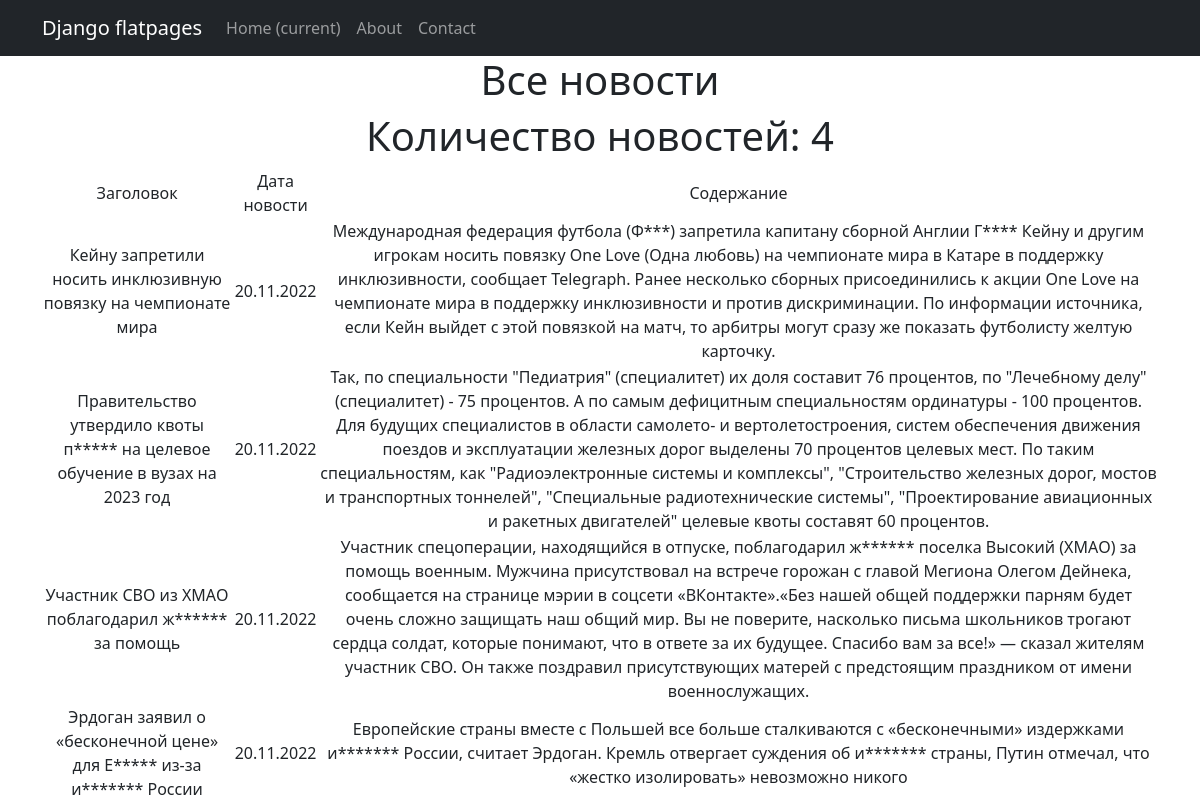
The page /news/ on the database as committed earlier.
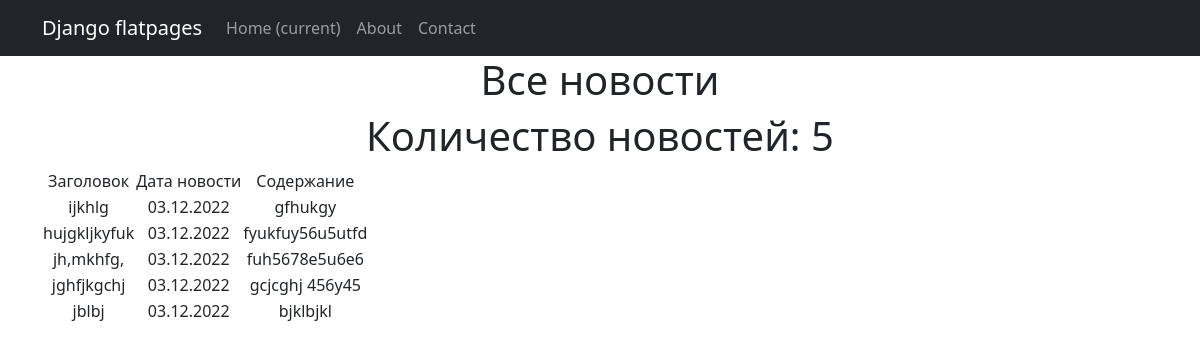
The same page on the database as committed later.
### D5/models.py (models this page shows, shortened)
class Post(models.Model):
    news = 'nws'
    article = 'art'
    change = [(news, 'Новость'), (article, 'Статья')]
    author_id = models.ForeignKey(Author, on_delete=models.CASCADE)
    changes = models.CharField(choices=change, max_length=3)
    dt_create = models.DateTimeField(auto_now_add=True)
    category_id = models.ManyToManyField(Category, through='PostCategory')
    title = models.CharField(max_length=255)
    text = models.TextField()
    rank_post = models.IntegerField(default=0)

### D5/views.py (the view)
# urls.py: path('', NewsLists.as_view(), name='news'),
class NewsLists(ListView):
    model = Post
    ordering = '-dt_create'
    template_name = 'news.html'
    context_object_name = 'news'
    paginate_by = 5

### D5/templatetags/custom_filters.py (called while the page is built)
@register.filter()
def censor(text):
    for wrd in CENSOR:
        if wrd in text:
            rep_len = '*' * (len(wrd) - 1)
            pref = wrd[0]
            rep = f'{pref}{rep_len}'
            text = text.replace(wrd, rep)
        else:
            continue
    return text

### templates/news.html (shortened to what this page needs)
{% extends 'flatpages/default.html' %}
{% load custom_filters %}
{% block content %}
<h1>Все новости</h1>
{% if news %}
<h1>Количество новостей: {{news|length}}</h1>
<table>
    <tr>
        <td>Заголовок</td>
        <td>Дата новости</td>
        <td>Содержание</td>
    </tr>
    {% for new1 in news %}
    <tr>
        <td>{{ new1.title|censor }}</td>
        <td>{{ new1.dt_create|date:'d.m.Y' }}</td>
        <td>{{ new1.text|censor }}</td>
    </tr>
    {% endfor %}
</table>
{% else %}
<h2> Нет новостей! </h2>
{% endif %}
{% endblock content %}

### templates/flatpages/default.html (shortened to what this page needs)
<!DOCTYPE html>
<html lang="en">
    <head>
        {% load static %}
        <link href="{% static 'css/styles.css' %}" rel="stylesheet" />
    </head>
    <body>
        <nav class="navbar navbar-expand-lg navbar-dark bg-dark static-top">
   <div class="container">
       <a class="navbar-brand" href="#">Django flatpages</a>
       <div class="collapse navbar-collapse" id="navbarResponsive">
           <ul class="navbar-nav ml-auto">
               <li class="nav-item active">
                   <a class="nav-link" href="#">Home
                       <span class="sr-only">(current)</span>
                   </a>
               </li>
               <li class="nav-item">
                   <a class="nav-link" href="/about/">About</a>
               </li>
               <li class="nav-item">
                   <a class="nav-link" href="/contacts/">Contact</a>
               </li>
           </ul>
       </div>
   </div>
</nav>
    <div class="container">
   <div class="row">
       <div class="col-lg-12 text-center">
           {% block content %}{% endblock content %}
       </div>
   </div>
</div>
    </body>
</html>

Rows that differ between the two databases and show on the page:
no longer on this page (row unchanged): Post: title|censor "Кейну запретили носить инклюзивную повязку на чемпионате мира", dt_create "20.11.2022", text|censor "Международная федерация футбола (Ф***) запретила капитану сборной Англии Г**** Кейну и другим игрокам носить повязку One Love (Одна любовь) на чемпионате мира в Катаре в поддержку инклюзивности, сообщает Telegraph. Ранее несколько сборных присоединились к акции One Love на чемпионате мира в поддержку инклюзивности и против дискриминации. По информации источника, если Кейн выйдет с этой повязкой на матч, то арбитры могут сразу же показать футболисту желтую карточку."
no longer on this page (row unchanged): Post: title|censor "Правительство утвердило квоты п***** на целевое обучение в вузах на 2023 год", dt_create "20.11.2022", text|censor "Так, по специальности \"Педиатрия\" (специалитет) их доля составит 76 процентов, по \"Лечебному делу\" (специалитет) - 75 процентов. А по самым дефицитным специальностям ординатуры - 100 процентов. Для будущих специалистов в области самолето- и вертолетостроения, систем обеспечения движения поездов и эксплуатации железных дорог выделены 70 процентов целевых мест. По таким специальностям, как \"Радиоэлектронные системы и комплексы\", \"Строительство железных дорог, мостов и транспортных тоннелей\", \"Специальные радиотехнические системы\", \"Проектирование авиационных и ракетных двигателей\" целевые квоты составят 60 процентов."
no longer on this page (row unchanged): Post: title|censor "Участник СВО из ХМАО поблагодарил ж****** за помощь", dt_create "20.11.2022", text|censor "Участник спецоперации, находящийся в отпуске, поблагодарил ж****** поселка Высокий (ХМАО) за помощь военным. Мужчина присутствовал на встрече горожан с главой Мегиона Олегом Дейнека, сообщается на странице мэрии в соцсети «ВКонтакте».«Без нашей общей поддержки парням будет очень сложно защищать наш общий мир. Вы не поверите, насколько письма школьников трогают сердца солдат, которые понимают, что в ответе за их будущее. Спасибо вам за все!» — сказал жителям участник СВО. Он также поздравил присутствующих матерей с предстоящим праздником от имени военнослужащих."
no longer on this page (row unchanged): Post: title|censor "Эрдоган заявил о «бесконечной цене» для Е***** из-за и******* России", dt_create "20.11.2022", text|censor "Европейские страны вместе с Польшей все больше сталкиваются с «бесконечными» издержками и******* России, считает Эрдоган. Кремль отвергает суждения об и******* страны, Путин отмечал, что «жестко изолировать» невозможно никого"
added Post: title|censor "ijkhlg", dt_create "03.12.2022", text|censor "gfhukgy"
added Post: title|censor "hujgkljkyfuk", dt_create "03.12.2022", text|censor "fyukfuy56u5utfd"
added Post: title|censor "jh,mkhfg,", dt_create "03.12.2022", text|censor "fuh5678e5u6e6"
added Post: title|censor "jghfjkgchj", dt_create "03.12.2022", text|censor "gcjcghj 456y45"
added Post: title|censor "jblbj", dt_create "03.12.2022", text|censor "bjklbjkl"
Other text that changed with them:
{{ news|length }}: "4" → "5"
